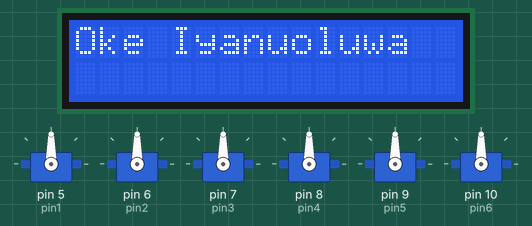
Bench run of a sketch on a simulated Arduino Uno, built with avr-gcc and run on an emulated ATmega328P. Parts: 6 × servo, 16×2 character LCD.

Above: at 0.1 s.
At 2.8 s:
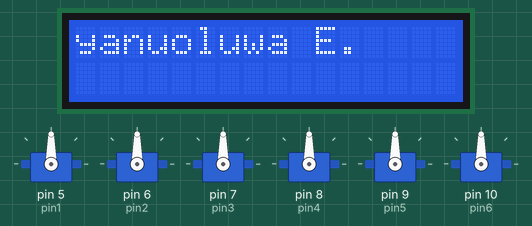
At 5.9 s:
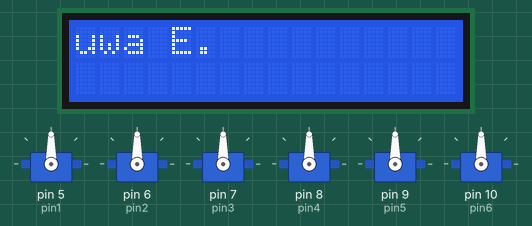
At 11.7 s:
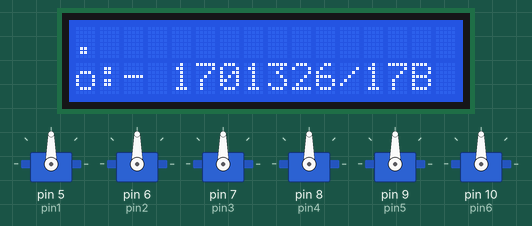
At 23.3 s:
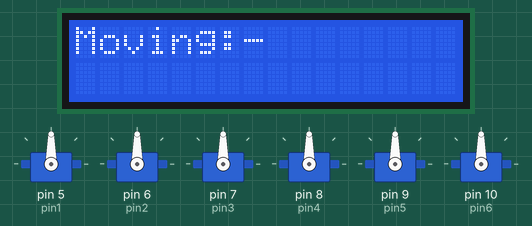
At 39.1 s:
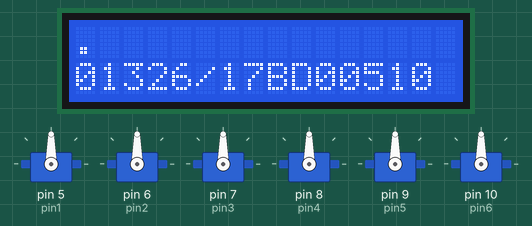

Measured:
- what the display in image 1 shows lasts 0.6 s, from 2.7 s to 3.3 s
- what the display in image 4 shows lasts 1.0 s, from 23.3 s to 24.3 s

The sketch:

Testing_lcd_with_servo.ino
```cpp
#include "LiquidCrystal_I2C.h"
#include <SPI.h> // to read from serial pin
#include <Servo.h>

LiquidCrystal_I2C lcd(0x27, 16, 2);

String message = String("Oke Iyanuoluwa E.");
String message2 = String("Mat No:- 1701326/17BD005101");
int length;
int length2;

int pin1 = 5; //D2
int pin2 = 6;
int pin3 = 7;
int pin4 = 8;
int pin5 = 9;
int pin6 = 10;

String Dir; //Direction of wheels

Servo motor1;
Servo motor2;
Servo motor3;
Servo motor4;
Servo motor5;
Servo motor6;

void setup()
{

  motor1.attach(pin1);
  motor2.attach(pin2);
  motor3.attach(pin3);
  motor4.attach(pin4);
  motor5.attach(pin5);
  motor6.attach(pin6);


  Serial.begin(115200);
  lcd.init();
  lcd.clear();
  lcd.backlight();

  length = message.length();
  length2 = message2.length();


}

void loop()
{

  for (int i = 0; i < length; i++)
  {
    ClearRow(0);
    lcd.print(message.substring(i, i + 15));
    delay(500);
  }
  for (int i = 0; i < length2; i++)
  {
    ClearRow(1);
    lcd.print(message2.substring(i, i + 15));
    delay(500);
  }


    lcd.clear();
    lcd.setCursor(0,0);   //Column 2 & Row 0
    lcd.print("Moving:- ");
    delay(1000);

    if(Serial.available() >0){
      Dir = Serial.read();
      lcd.clear();
      lcd.setCursor(0,1);   //Column 2 & Row 0
      lcd.print(Dir);
      delay(1000);
    }
}
void ClearRow(int rowNum)
{
  lcd.setCursor(0, rowNum);
  lcd.print("                 ");
  lcd.setCursor(0, rowNum);
}

  /*

  motor1.write(0);
  delay(5000);
  motor1.write(90);
  delay(5000);
  motor1.write(0);
  delay(5000);
  motor1.write(180);
  delay(5000);
  motor1.write(0);
  delay(5000);

  motor2.write(0);
  delay(5000);
  motor2.write(90);
  delay(5000);
  motor2.write(0);
  delay(5000);
  motor2.write(180);
  delay(5000);
  motor2.write(0);
  delay(5000);


  motor3.write(0);
  delay(5000);
  motor3.write(90);
  delay(5000);
  motor3.write(0);
  delay(5000);
  motor3.write(180);
  delay(5000);
  motor3.write(0);
  delay(5000);

  motor4.write(0);
  delay(5000);
  motor4.write(90);
  delay(5000);
  motor4.write(0);
  delay(5000);
  motor4.write(180);
  delay(5000);
  motor4.write(0);
  delay(5000);

  motor5.write(0);
  delay(5000);
  motor5.write(90);
  delay(5000);
  motor5.write(0);
  delay(5000);
  motor5.write(180);
  delay(5000);
  motor5.write(0);
  delay(5000);


  motor6.write(0);
  delay(5000);
  motor6.write(90);
  delay(5000);
  motor6.write(0);
  delay(5000);
  motor6.write(180);
  delay(5000);
  motor6.write(0);
  delay(5000);
 */
```
